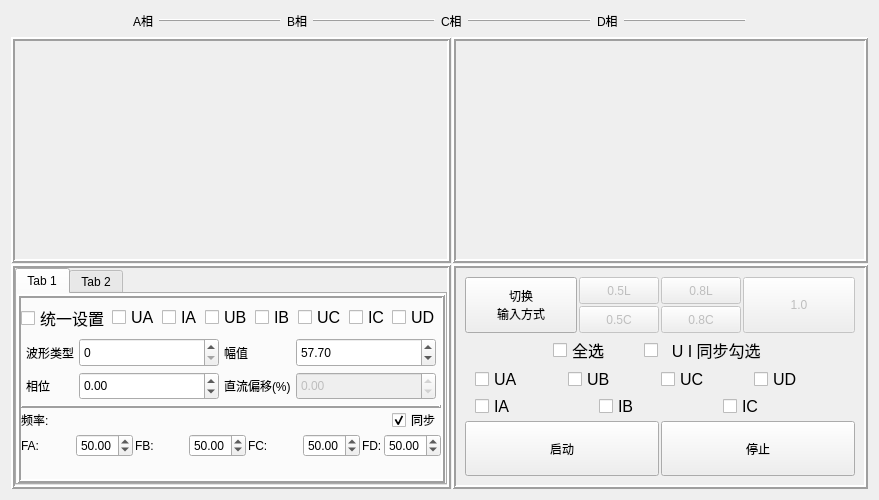
<?xml version="1.0" encoding="UTF-8"?>
<ui version="4.0">
 <class>m_base_out</class>
 <widget class="QWidget" name="m_base_out">
  <property name="geometry">
   <rect>
    <x>0</x>
    <y>0</y>
    <width>879</width>
    <height>500</height>
   </rect>
  </property>
  <property name="windowTitle">
   <string>Form</string>
  </property>
  <layout class="QGridLayout" name="gridLayout">
   <item row="0" column="0">
    <layout class="QHBoxLayout" name="horizontalLayout_10">
     <item>
      <spacer name="horizontalSpacer">
       <property name="orientation">
        <enum>Qt::Horizontal</enum>
       </property>
       <property name="sizeHint" stdset="0">
        <size>
         <width>40</width>
         <height>20</height>
        </size>
       </property>
      </spacer>
     </item>
     <item>
      <widget class="QLabel" name="label_20">
       <property name="text">
        <string>A相</string>
       </property>
      </widget>
     </item>
     <item>
      <widget class="Line" name="line">
       <property name="sizePolicy">
        <sizepolicy hsizetype="Expanding" vsizetype="Fixed">
         <horstretch>0</horstretch>
         <verstretch>0</verstretch>
        </sizepolicy>
       </property>
       <property name="styleSheet">
        <string notr="true">color: rgb(255, 255, 127);</string>
       </property>
       <property name="frameShadow">
        <enum>QFrame::Raised</enum>
       </property>
       <property name="orientation">
        <enum>Qt::Horizontal</enum>
       </property>
      </widget>
     </item>
     <item>
      <widget class="QLabel" name="label_21">
       <property name="text">
        <string>B相</string>
       </property>
      </widget>
     </item>
     <item>
      <widget class="Line" name="line_2">
       <property name="sizePolicy">
        <sizepolicy hsizetype="Expanding" vsizetype="Fixed">
         <horstretch>0</horstretch>
         <verstretch>0</verstretch>
        </sizepolicy>
       </property>
       <property name="frameShadow">
        <enum>QFrame::Raised</enum>
       </property>
       <property name="orientation">
        <enum>Qt::Horizontal</enum>
       </property>
      </widget>
     </item>
     <item>
      <widget class="QLabel" name="label_22">
       <property name="text">
        <string>C相</string>
       </property>
      </widget>
     </item>
     <item>
      <widget class="Line" name="line_3">
       <property name="sizePolicy">
        <sizepolicy hsizetype="Expanding" vsizetype="Fixed">
         <horstretch>0</horstretch>
         <verstretch>0</verstretch>
        </sizepolicy>
       </property>
       <property name="frameShadow">
        <enum>QFrame::Raised</enum>
       </property>
       <property name="orientation">
        <enum>Qt::Horizontal</enum>
       </property>
      </widget>
     </item>
     <item>
      <widget class="QLabel" name="label_23">
       <property name="text">
        <string>D相</string>
       </property>
      </widget>
     </item>
     <item>
      <widget class="Line" name="line_7">
       <property name="sizePolicy">
        <sizepolicy hsizetype="Expanding" vsizetype="Fixed">
         <horstretch>0</horstretch>
         <verstretch>0</verstretch>
        </sizepolicy>
       </property>
       <property name="frameShadow">
        <enum>QFrame::Raised</enum>
       </property>
       <property name="orientation">
        <enum>Qt::Horizontal</enum>
       </property>
      </widget>
     </item>
     <item>
      <spacer name="horizontalSpacer_4">
       <property name="orientation">
        <enum>Qt::Horizontal</enum>
       </property>
       <property name="sizeHint" stdset="0">
        <size>
         <width>40</width>
         <height>20</height>
        </size>
       </property>
      </spacer>
     </item>
    </layout>
   </item>
   <item row="1" column="0">
    <layout class="QGridLayout" name="gridLayout_2" rowstretch="1,1" columnstretch="0,0">
     <property name="spacing">
      <number>1</number>
     </property>
     <item row="1" column="1">
      <widget class="QFrame" name="frame_4">
       <property name="frameShape">
        <enum>QFrame::Box</enum>
       </property>
       <property name="frameShadow">
        <enum>QFrame::Raised</enum>
       </property>
       <property name="lineWidth">
        <number>2</number>
       </property>
       <layout class="QGridLayout" name="gridLayout_6">
        <item row="0" column="0">
         <layout class="QVBoxLayout" name="verticalLayout_4">
          <property name="spacing">
           <number>2</number>
          </property>
          <item>
           <layout class="QHBoxLayout" name="horizontalLayout_9">
            <item>
             <widget class="QPushButton" name="pushButton">
              <property name="sizePolicy">
               <sizepolicy hsizetype="Expanding" vsizetype="Expanding">
                <horstretch>0</horstretch>
                <verstretch>0</verstretch>
               </sizepolicy>
              </property>
              <property name="text">
               <string>切换
输入方式</string>
              </property>
             </widget>
            </item>
            <item>
             <layout class="QVBoxLayout" name="verticalLayout_3">
              <property name="spacing">
               <number>2</number>
              </property>
              <item>
               <layout class="QHBoxLayout" name="horizontalLayout_7">
                <property name="spacing">
                 <number>2</number>
                </property>
                <item>
                 <widget class="QPushButton" name="pushButton_2">
                  <property name="enabled">
                   <bool>false</bool>
                  </property>
                  <property name="sizePolicy">
                   <sizepolicy hsizetype="Expanding" vsizetype="Expanding">
                    <horstretch>0</horstretch>
                    <verstretch>0</verstretch>
                   </sizepolicy>
                  </property>
                  <property name="text">
                   <string>0.5L</string>
                  </property>
                 </widget>
                </item>
                <item>
                 <widget class="QPushButton" name="pushButton_3">
                  <property name="enabled">
                   <bool>false</bool>
                  </property>
                  <property name="sizePolicy">
                   <sizepolicy hsizetype="Expanding" vsizetype="Expanding">
                    <horstretch>0</horstretch>
                    <verstretch>0</verstretch>
                   </sizepolicy>
                  </property>
                  <property name="text">
                   <string>0.8L</string>
                  </property>
                 </widget>
                </item>
               </layout>
              </item>
              <item>
               <layout class="QHBoxLayout" name="horizontalLayout_8">
                <property name="spacing">
                 <number>2</number>
                </property>
                <item>
                 <widget class="QPushButton" name="pushButton_7">
                  <property name="enabled">
                   <bool>false</bool>
                  </property>
                  <property name="sizePolicy">
                   <sizepolicy hsizetype="Expanding" vsizetype="Expanding">
                    <horstretch>0</horstretch>
                    <verstretch>0</verstretch>
                   </sizepolicy>
                  </property>
                  <property name="text">
                   <string>0.5C</string>
                  </property>
                 </widget>
                </item>
                <item>
                 <widget class="QPushButton" name="pushButton_6">
                  <property name="enabled">
                   <bool>false</bool>
                  </property>
                  <property name="sizePolicy">
                   <sizepolicy hsizetype="Expanding" vsizetype="Expanding">
                    <horstretch>0</horstretch>
                    <verstretch>0</verstretch>
                   </sizepolicy>
                  </property>
                  <property name="text">
                   <string>0.8C</string>
                  </property>
                 </widget>
                </item>
               </layout>
              </item>
             </layout>
            </item>
            <item>
             <widget class="QPushButton" name="pushButton_4">
              <property name="enabled">
               <bool>false</bool>
              </property>
              <property name="sizePolicy">
               <sizepolicy hsizetype="Expanding" vsizetype="Expanding">
                <horstretch>0</horstretch>
                <verstretch>0</verstretch>
               </sizepolicy>
              </property>
              <property name="text">
               <string>1.0</string>
              </property>
             </widget>
            </item>
           </layout>
          </item>
          <item>
           <layout class="QHBoxLayout" name="horizontalLayout_3" stretch="1,1,1,1">
            <property name="spacing">
             <number>2</number>
            </property>
            <item>
             <spacer name="horizontalSpacer_2">
              <property name="orientation">
               <enum>Qt::Horizontal</enum>
              </property>
              <property name="sizeHint" stdset="0">
               <size>
                <width>59</width>
                <height>20</height>
               </size>
              </property>
             </spacer>
            </item>
            <item>
             <widget class="QCheckBox" name="all_start">
              <property name="enabled">
               <bool>true</bool>
              </property>
              <property name="sizePolicy">
               <sizepolicy hsizetype="Expanding" vsizetype="Fixed">
                <horstretch>0</horstretch>
                <verstretch>0</verstretch>
               </sizepolicy>
              </property>
              <property name="font">
               <font>
                <pointsize>12</pointsize>
               </font>
              </property>
              <property name="text">
               <string>全选</string>
              </property>
             </widget>
            </item>
            <item>
             <widget class="QCheckBox" name="u_i_all_start">
              <property name="enabled">
               <bool>true</bool>
              </property>
              <property name="sizePolicy">
               <sizepolicy hsizetype="Expanding" vsizetype="Fixed">
                <horstretch>0</horstretch>
                <verstretch>0</verstretch>
               </sizepolicy>
              </property>
              <property name="font">
               <font>
                <pointsize>12</pointsize>
               </font>
              </property>
              <property name="text">
               <string>  U I 同步勾选</string>
              </property>
             </widget>
            </item>
            <item>
             <spacer name="horizontalSpacer_3">
              <property name="orientation">
               <enum>Qt::Horizontal</enum>
              </property>
              <property name="sizeHint" stdset="0">
               <size>
                <width>59</width>
                <height>20</height>
               </size>
              </property>
             </spacer>
            </item>
           </layout>
          </item>
          <item>
           <layout class="QHBoxLayout" name="horizontalLayout_4">
            <property name="spacing">
             <number>2</number>
            </property>
            <property name="leftMargin">
             <number>10</number>
            </property>
            <property name="rightMargin">
             <number>10</number>
            </property>
            <item>
             <widget class="QCheckBox" name="ua_start">
              <property name="font">
               <font>
                <pointsize>12</pointsize>
               </font>
              </property>
              <property name="text">
               <string>UA</string>
              </property>
             </widget>
            </item>
            <item>
             <widget class="QCheckBox" name="ub_start">
              <property name="font">
               <font>
                <pointsize>12</pointsize>
               </font>
              </property>
              <property name="text">
               <string>UB</string>
              </property>
             </widget>
            </item>
            <item>
             <widget class="QCheckBox" name="uc_start">
              <property name="font">
               <font>
                <pointsize>12</pointsize>
               </font>
              </property>
              <property name="text">
               <string>UC</string>
              </property>
             </widget>
            </item>
            <item>
             <widget class="QCheckBox" name="ud_start">
              <property name="font">
               <font>
                <pointsize>12</pointsize>
               </font>
              </property>
              <property name="text">
               <string>UD</string>
              </property>
             </widget>
            </item>
           </layout>
          </item>
          <item>
           <layout class="QHBoxLayout" name="horizontalLayout_5">
            <property name="spacing">
             <number>2</number>
            </property>
            <property name="leftMargin">
             <number>10</number>
            </property>
            <property name="rightMargin">
             <number>10</number>
            </property>
            <item>
             <widget class="QCheckBox" name="ia_start">
              <property name="enabled">
               <bool>true</bool>
              </property>
              <property name="font">
               <font>
                <pointsize>12</pointsize>
               </font>
              </property>
              <property name="text">
               <string>IA</string>
              </property>
             </widget>
            </item>
            <item>
             <widget class="QCheckBox" name="ib_start">
              <property name="enabled">
               <bool>true</bool>
              </property>
              <property name="font">
               <font>
                <pointsize>12</pointsize>
               </font>
              </property>
              <property name="text">
               <string>IB</string>
              </property>
             </widget>
            </item>
            <item>
             <widget class="QCheckBox" name="ic_start">
              <property name="enabled">
               <bool>true</bool>
              </property>
              <property name="font">
               <font>
                <pointsize>12</pointsize>
               </font>
              </property>
              <property name="text">
               <string>IC</string>
              </property>
             </widget>
            </item>
           </layout>
          </item>
          <item>
           <layout class="QHBoxLayout" name="horizontalLayout_6">
            <item>
             <widget class="QPushButton" name="start">
              <property name="sizePolicy">
               <sizepolicy hsizetype="Minimum" vsizetype="Expanding">
                <horstretch>0</horstretch>
                <verstretch>0</verstretch>
               </sizepolicy>
              </property>
              <property name="text">
               <string>启动</string>
              </property>
             </widget>
            </item>
            <item>
             <widget class="QPushButton" name="stop">
              <property name="sizePolicy">
               <sizepolicy hsizetype="Minimum" vsizetype="Expanding">
                <horstretch>0</horstretch>
                <verstretch>0</verstretch>
               </sizepolicy>
              </property>
              <property name="text">
               <string>停止</string>
              </property>
             </widget>
            </item>
           </layout>
          </item>
         </layout>
        </item>
       </layout>
      </widget>
     </item>
     <item row="1" column="0">
      <widget class="QFrame" name="frame_6">
       <property name="frameShape">
        <enum>QFrame::Box</enum>
       </property>
       <property name="frameShadow">
        <enum>QFrame::Raised</enum>
       </property>
       <property name="lineWidth">
        <number>2</number>
       </property>
       <layout class="QGridLayout" name="gridLayout_10">
        <property name="leftMargin">
         <number>0</number>
        </property>
        <property name="topMargin">
         <number>0</number>
        </property>
        <property name="rightMargin">
         <number>0</number>
        </property>
        <property name="bottomMargin">
         <number>0</number>
        </property>
        <property name="spacing">
         <number>0</number>
        </property>
        <item row="0" column="0">
         <widget class="QTabWidget" name="tabWidget">
          <property name="currentIndex">
           <number>0</number>
          </property>
          <widget class="QWidget" name="tab">
           <attribute name="title">
            <string>Tab 1</string>
           </attribute>
           <layout class="QGridLayout" name="gridLayout_8">
            <property name="leftMargin">
             <number>0</number>
            </property>
            <property name="topMargin">
             <number>0</number>
            </property>
            <property name="rightMargin">
             <number>0</number>
            </property>
            <property name="bottomMargin">
             <number>0</number>
            </property>
            <property name="spacing">
             <number>0</number>
            </property>
            <item row="0" column="0">
             <widget class="QFrame" name="frame_3">
              <property name="frameShape">
               <enum>QFrame::Box</enum>
              </property>
              <property name="frameShadow">
               <enum>QFrame::Raised</enum>
              </property>
              <property name="lineWidth">
               <number>2</number>
              </property>
              <layout class="QGridLayout" name="gridLayout_7">
               <property name="leftMargin">
                <number>0</number>
               </property>
               <property name="topMargin">
                <number>0</number>
               </property>
               <property name="rightMargin">
                <number>0</number>
               </property>
               <property name="bottomMargin">
                <number>0</number>
               </property>
               <property name="spacing">
                <number>0</number>
               </property>
               <item row="0" column="0">
                <layout class="QVBoxLayout" name="verticalLayout_2" stretch="1,2,0,2">
                 <item>
                  <layout class="QHBoxLayout" name="horizontalLayout">
                   <property name="spacing">
                    <number>2</number>
                   </property>
                   <property name="topMargin">
                    <number>5</number>
                   </property>
                   <item>
                    <widget class="QCheckBox" name="all_value">
                     <property name="font">
                      <font>
                       <pointsize>12</pointsize>
                      </font>
                     </property>
                     <property name="text">
                      <string>统一设置</string>
                     </property>
                    </widget>
                   </item>
                   <item>
                    <widget class="QCheckBox" name="ua_value">
                     <property name="font">
                      <font>
                       <pointsize>12</pointsize>
                      </font>
                     </property>
                     <property name="text">
                      <string>UA</string>
                     </property>
                    </widget>
                   </item>
                   <item>
                    <widget class="QCheckBox" name="ia_value">
                     <property name="font">
                      <font>
                       <pointsize>12</pointsize>
                      </font>
                     </property>
                     <property name="text">
                      <string>IA</string>
                     </property>
                    </widget>
                   </item>
                   <item>
                    <widget class="QCheckBox" name="ub_value">
                     <property name="font">
                      <font>
                       <pointsize>12</pointsize>
                      </font>
                     </property>
                     <property name="text">
                      <string>UB</string>
                     </property>
                    </widget>
                   </item>
                   <item>
                    <widget class="QCheckBox" name="ib_value">
                     <property name="font">
                      <font>
                       <pointsize>12</pointsize>
                      </font>
                     </property>
                     <property name="text">
                      <string>IB</string>
                     </property>
                    </widget>
                   </item>
                   <item>
                    <widget class="QCheckBox" name="uc_value">
                     <property name="font">
                      <font>
                       <pointsize>12</pointsize>
                      </font>
                     </property>
                     <property name="text">
                      <string>UC</string>
                     </property>
                    </widget>
                   </item>
                   <item>
                    <widget class="QCheckBox" name="ic_value">
                     <property name="font">
                      <font>
                       <pointsize>12</pointsize>
                      </font>
                     </property>
                     <property name="text">
                      <string>IC</string>
                     </property>
                    </widget>
                   </item>
                   <item>
                    <widget class="QCheckBox" name="ud_value">
                     <property name="font">
                      <font>
                       <pointsize>12</pointsize>
                      </font>
                     </property>
                     <property name="text">
                      <string>UD</string>
                     </property>
                    </widget>
                   </item>
                  </layout>
                 </item>
                 <item>
                  <layout class="QGridLayout" name="gridLayout_3">
                   <property name="leftMargin">
                    <number>5</number>
                   </property>
                   <property name="topMargin">
                    <number>5</number>
                   </property>
                   <property name="rightMargin">
                    <number>5</number>
                   </property>
                   <property name="bottomMargin">
                    <number>5</number>
                   </property>
                   <property name="spacing">
                    <number>5</number>
                   </property>
                   <item row="0" column="0">
                    <widget class="QLabel" name="label">
                     <property name="text">
                      <string>波形类型</string>
                     </property>
                    </widget>
                   </item>
                   <item row="0" column="1">
                    <widget class="M_spinbox" name="wave_type">
                     <property name="sizePolicy">
                      <sizepolicy hsizetype="Expanding" vsizetype="Expanding">
                       <horstretch>0</horstretch>
                       <verstretch>0</verstretch>
                      </sizepolicy>
                     </property>
                    </widget>
                   </item>
                   <item row="0" column="2">
                    <widget class="QLabel" name="label_2">
                     <property name="text">
                      <string>幅值</string>
                     </property>
                    </widget>
                   </item>
                   <item row="0" column="3">
                    <widget class="QDoubleSpinBox" name="value">
                     <property name="sizePolicy">
                      <sizepolicy hsizetype="Expanding" vsizetype="Expanding">
                       <horstretch>0</horstretch>
                       <verstretch>0</verstretch>
                      </sizepolicy>
                     </property>
                     <property name="minimum">
                      <double>-500.000000000000000</double>
                     </property>
                     <property name="maximum">
                      <double>500.000000000000000</double>
                     </property>
                     <property name="value">
                      <double>57.700000000000003</double>
                     </property>
                    </widget>
                   </item>
                   <item row="1" column="0">
                    <widget class="QLabel" name="label_3">
                     <property name="text">
                      <string>相位</string>
                     </property>
                    </widget>
                   </item>
                   <item row="1" column="1">
                    <widget class="QDoubleSpinBox" name="phase">
                     <property name="sizePolicy">
                      <sizepolicy hsizetype="Expanding" vsizetype="Expanding">
                       <horstretch>0</horstretch>
                       <verstretch>0</verstretch>
                      </sizepolicy>
                     </property>
                     <property name="minimum">
                      <double>-360.000000000000000</double>
                     </property>
                     <property name="maximum">
                      <double>360.000000000000000</double>
                     </property>
                    </widget>
                   </item>
                   <item row="1" column="2">
                    <widget class="QLabel" name="label_4">
                     <property name="text">
                      <string>直流偏移(%)</string>
                     </property>
                    </widget>
                   </item>
                   <item row="1" column="3">
                    <widget class="QDoubleSpinBox" name="ratio">
                     <property name="enabled">
                      <bool>false</bool>
                     </property>
                     <property name="sizePolicy">
                      <sizepolicy hsizetype="Expanding" vsizetype="Expanding">
                       <horstretch>0</horstretch>
                       <verstretch>0</verstretch>
                      </sizepolicy>
                     </property>
                     <property name="minimum">
                      <double>-180.000000000000000</double>
                     </property>
                     <property name="maximum">
                      <double>180.000000000000000</double>
                     </property>
                    </widget>
                   </item>
                  </layout>
                 </item>
                 <item>
                  <widget class="QFrame" name="frame_5">
                   <property name="frameShape">
                    <enum>QFrame::HLine</enum>
                   </property>
                   <property name="frameShadow">
                    <enum>QFrame::Raised</enum>
                   </property>
                   <property name="lineWidth">
                    <number>2</number>
                   </property>
                  </widget>
                 </item>
                 <item>
                  <layout class="QVBoxLayout" name="verticalLayout" stretch="0,1,1">
                   <property name="spacing">
                    <number>2</number>
                   </property>
                   <item>
                    <layout class="QHBoxLayout" name="horizontalLayout_12">
                     <item>
                      <widget class="QLabel" name="label_8">
                       <property name="sizePolicy">
                        <sizepolicy hsizetype="Expanding" vsizetype="Preferred">
                         <horstretch>0</horstretch>
                         <verstretch>0</verstretch>
                        </sizepolicy>
                       </property>
                       <property name="text">
                        <string>频率:</string>
                       </property>
                      </widget>
                     </item>
                     <item>
                      <widget class="QCheckBox" name="freq_set">
                       <property name="text">
                        <string>同步</string>
                       </property>
                       <property name="checked">
                        <bool>true</bool>
                       </property>
                      </widget>
                     </item>
                    </layout>
                   </item>
                   <item>
                    <layout class="QHBoxLayout" name="horizontalLayout_2" stretch="1,1,1,1,1,1,0,0">
                     <property name="spacing">
                      <number>2</number>
                     </property>
                     <item>
                      <widget class="QLabel" name="label_5">
                       <property name="sizePolicy">
                        <sizepolicy hsizetype="Expanding" vsizetype="Preferred">
                         <horstretch>0</horstretch>
                         <verstretch>0</verstretch>
                        </sizepolicy>
                       </property>
                       <property name="layoutDirection">
                        <enum>Qt::RightToLeft</enum>
                       </property>
                       <property name="text">
                        <string>FA:</string>
                       </property>
                      </widget>
                     </item>
                     <item>
                      <widget class="QDoubleSpinBox" name="a_b_freq">
                       <property name="sizePolicy">
                        <sizepolicy hsizetype="Minimum" vsizetype="Expanding">
                         <horstretch>0</horstretch>
                         <verstretch>0</verstretch>
                        </sizepolicy>
                       </property>
                       <property name="minimum">
                        <double>40.000000000000000</double>
                       </property>
                       <property name="maximum">
                        <double>65.000000000000000</double>
                       </property>
                       <property name="value">
                        <double>50.000000000000000</double>
                       </property>
                      </widget>
                     </item>
                     <item>
                      <widget class="QLabel" name="label_7">
                       <property name="sizePolicy">
                        <sizepolicy hsizetype="Expanding" vsizetype="Preferred">
                         <horstretch>0</horstretch>
                         <verstretch>0</verstretch>
                        </sizepolicy>
                       </property>
                       <property name="layoutDirection">
                        <enum>Qt::RightToLeft</enum>
                       </property>
                       <property name="text">
                        <string>FB:</string>
                       </property>
                      </widget>
                     </item>
                     <item>
                      <widget class="QDoubleSpinBox" name="c_freq_2">
                       <property name="sizePolicy">
                        <sizepolicy hsizetype="Minimum" vsizetype="Expanding">
                         <horstretch>0</horstretch>
                         <verstretch>0</verstretch>
                        </sizepolicy>
                       </property>
                       <property name="minimum">
                        <double>40.000000000000000</double>
                       </property>
                       <property name="maximum">
                        <double>65.000000000000000</double>
                       </property>
                       <property name="value">
                        <double>50.000000000000000</double>
                       </property>
                      </widget>
                     </item>
                     <item>
                      <widget class="QLabel" name="label_6">
                       <property name="sizePolicy">
                        <sizepolicy hsizetype="Expanding" vsizetype="Preferred">
                         <horstretch>0</horstretch>
                         <verstretch>0</verstretch>
                        </sizepolicy>
                       </property>
                       <property name="layoutDirection">
                        <enum>Qt::RightToLeft</enum>
                       </property>
                       <property name="text">
                        <string>FC:</string>
                       </property>
                      </widget>
                     </item>
                     <item>
                      <widget class="QDoubleSpinBox" name="c_freq">
                       <property name="sizePolicy">
                        <sizepolicy hsizetype="Minimum" vsizetype="Expanding">
                         <horstretch>0</horstretch>
                         <verstretch>0</verstretch>
                        </sizepolicy>
                       </property>
                       <property name="minimum">
                        <double>40.000000000000000</double>
                       </property>
                       <property name="maximum">
                        <double>65.000000000000000</double>
                       </property>
                       <property name="value">
                        <double>50.000000000000000</double>
                       </property>
                      </widget>
                     </item>
                     <item>
                      <widget class="QLabel" name="label_9">
                       <property name="sizePolicy">
                        <sizepolicy hsizetype="Expanding" vsizetype="Preferred">
                         <horstretch>0</horstretch>
                         <verstretch>0</verstretch>
                        </sizepolicy>
                       </property>
                       <property name="layoutDirection">
                        <enum>Qt::RightToLeft</enum>
                       </property>
                       <property name="text">
                        <string>FD:</string>
                       </property>
                      </widget>
                     </item>
                     <item>
                      <widget class="QDoubleSpinBox" name="c_freq_3">
                       <property name="sizePolicy">
                        <sizepolicy hsizetype="Minimum" vsizetype="Expanding">
                         <horstretch>0</horstretch>
                         <verstretch>0</verstretch>
                        </sizepolicy>
                       </property>
                       <property name="minimum">
                        <double>40.000000000000000</double>
                       </property>
                       <property name="maximum">
                        <double>65.000000000000000</double>
                       </property>
                       <property name="value">
                        <double>50.000000000000000</double>
                       </property>
                      </widget>
                     </item>
                    </layout>
                   </item>
                   <item>
                    <spacer name="verticalSpacer_3">
                     <property name="orientation">
                      <enum>Qt::Vertical</enum>
                     </property>
                     <property name="sizeHint" stdset="0">
                      <size>
                       <width>20</width>
                       <height>40</height>
                      </size>
                     </property>
                    </spacer>
                   </item>
                  </layout>
                 </item>
                </layout>
               </item>
              </layout>
             </widget>
            </item>
           </layout>
          </widget>
          <widget class="QWidget" name="tab_2">
           <attribute name="title">
            <string>Tab 2</string>
           </attribute>
           <layout class="QGridLayout" name="gridLayout_9">
            <property name="leftMargin">
             <number>0</number>
            </property>
            <property name="topMargin">
             <number>0</number>
            </property>
            <property name="rightMargin">
             <number>0</number>
            </property>
            <property name="bottomMargin">
             <number>0</number>
            </property>
            <property name="spacing">
             <number>0</number>
            </property>
            <item row="0" column="0">
             <widget class="QTableView" name="tableView"/>
            </item>
           </layout>
          </widget>
         </widget>
        </item>
       </layout>
      </widget>
     </item>
     <item row="0" column="0">
      <widget class="QFrame" name="frame">
       <property name="sizePolicy">
        <sizepolicy hsizetype="Expanding" vsizetype="Preferred">
         <horstretch>0</horstretch>
         <verstretch>0</verstretch>
        </sizepolicy>
       </property>
       <property name="frameShape">
        <enum>QFrame::Box</enum>
       </property>
       <property name="frameShadow">
        <enum>QFrame::Raised</enum>
       </property>
       <property name="lineWidth">
        <number>2</number>
       </property>
       <layout class="QGridLayout" name="gridLayout_4">
        <item row="0" column="0">
         <widget class="CustomPlotHasRoll" name="U_map" native="true"/>
        </item>
       </layout>
      </widget>
     </item>
     <item row="0" column="1">
      <widget class="QFrame" name="frame_2">
       <property name="frameShape">
        <enum>QFrame::Box</enum>
       </property>
       <property name="frameShadow">
        <enum>QFrame::Raised</enum>
       </property>
       <property name="lineWidth">
        <number>2</number>
       </property>
       <layout class="QGridLayout" name="gridLayout_5">
        <item row="0" column="0">
         <widget class="CustomPlotHasRoll" name="I_map" native="true"/>
        </item>
       </layout>
      </widget>
     </item>
    </layout>
   </item>
  </layout>
 </widget>
 <customwidgets>
  <customwidget>
   <class>CustomPlotHasRoll</class>
   <extends>QWidget</extends>
   <header location="global">customplothasroll.h</header>
   <container>1</container>
  </customwidget>
  <customwidget>
   <class>M_spinbox</class>
   <extends>QSpinBox</extends>
   <header>m_spinbox.h</header>
  </customwidget>
 </customwidgets>
 <resources/>
 <connections/>
</ui>
